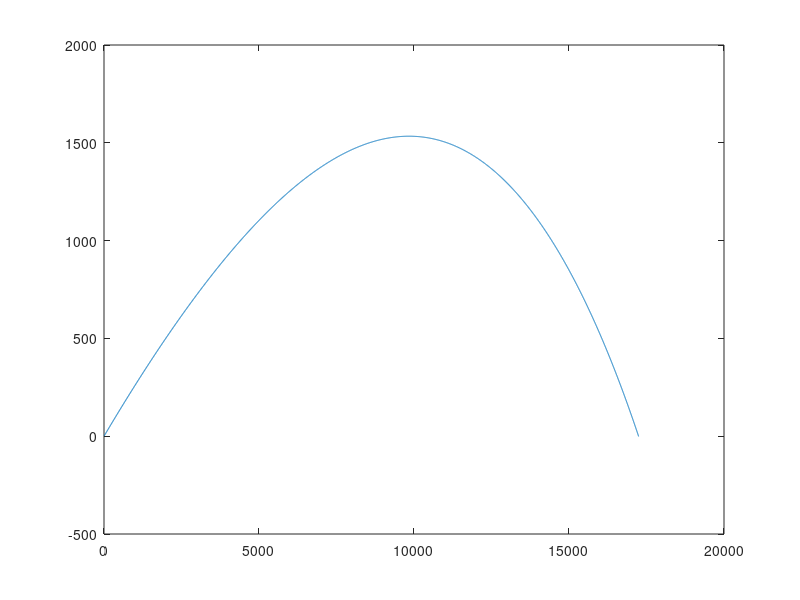

Here is the MATLAB script that generated this plot:
X=zeros(4096,1);Z=zeros(4096,1);V=zeros(4096,1);dt=0.01;g=9.8;var_drag=5e-5;v_0=815;theta_degree=15;
theta=theta_degree/180*pi;
x=0;z=0;
vx=v_0*cos(theta);
vz=v_0*sin(theta);
v=v_0;
S=[x,z,vx,vz];

function fK=Dfunc(fS)
g=9.8;var_drag=5e-5;fv=sqrt(fS(3)*fS(3)+fS(4)*fS(4));
dx=fS(3);
dz=fS(4);
ddx=-var_drag*fv*fS(3);
ddz=-var_drag*fv*fS(4)-g;
fK=[dx,dz,ddx,ddz];
end

for pf=1:4096
K1=Dfunc(S);
K2=Dfunc(S+0.5*dt*K1);
K3=Dfunc(S+0.5*dt*K2);
K4=Dfunc(S+dt*K3);
S=S+(K1+2*K2+2*K3+K4)*dt/6;
x=S(1);z=S(2);vx=S(3);vz=S(4);

v=sqrt(vx*vx+vz*vz);
X(pf)=x;Z(pf)=z;V(pf)=v;

if(z<1e-3)
break;
end
end
if pf<length(X)
X(pf+1:end)=[];Z(pf+1:end)=[];V(pf+1:end)=[];
end
plot(X,Z);
